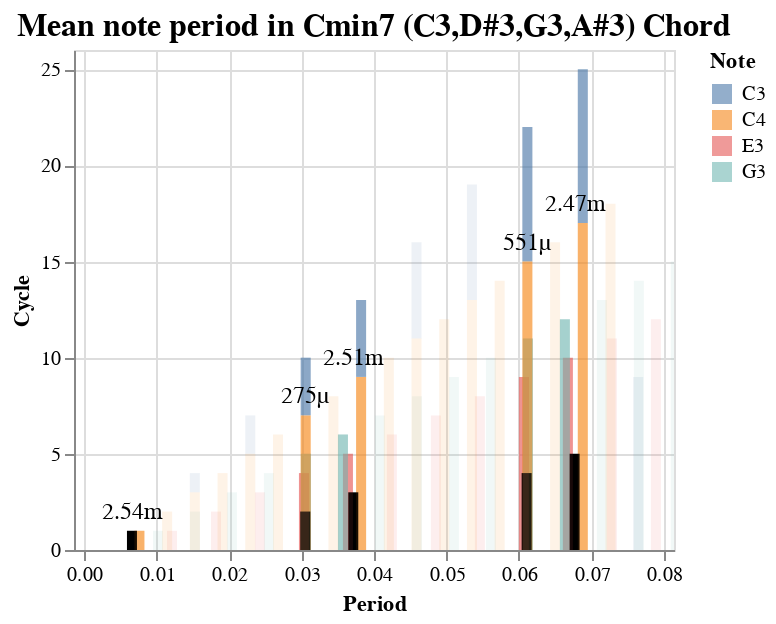

The cell this chart's notebook holds for it:
### Code cell
chart2 = alt.Chart(observable_df).mark_bar(
    color='black'
).encode(
    x=alt.X('mean_t_sub').scale(domain=[0, 0.08]),
    y=alt.Y('order'),
    
)

chart4 = alt.Chart(observable_df).mark_text(
    color='black',
    align='center',
    dy=-10,
    fontSize=12,
).encode(
    x=alt.X('mean_t_sub').scale(domain=[0, 0.08]),
    y=alt.Y('max_cycle:Q'),
    text=alt.Text('difference:Q', format='.3s', ),
    
)
(chart1+chart2+chart3+chart4).properties(
    width=300,
    height=250,
    title='Mean note period in Cmin7 (C3,D#3,G3,A#3) Chord'
    # title='Mean note period in C Major (C3,E3,G3,C4) Triad',
).configure_title(
    fontSize=16,
)

### Figure 1 — Vega-Lite specification as saved in the notebook (floating-point values rounded to 4 significant figures)
{"config": {"view": {"continuousWidth": 300, "continuousHeight": 300}, "title": {"fontSize": 16}}, "layer": [{"data": {"name": "data-e1ba1019b2bd120f8d4a67af1215f8f7"}, "mark": {"type": "bar", "opacity": 0.6}, "encoding": {"color": {"field": "note_name", "type": "nominal"}, "x": {"field": "t_values", "scale": {"domain": [0, 0.08]}, "type": "quantitative"}, "y": {"field": "cycle_or_t", "type": "quantitative"}}}, {"data": {"name": "data-91fe808a7c900151fa93513d136c00a6"}, "mark": {"type": "bar", "color": "black"}, "encoding": {"x": {"field": "mean_t_sub", "scale": {"domain": [0, 0.08]}, "type": "quantitative"}, "y": {"field": "order", "type": "quantitative"}}}, {"data": {"name": "data-203f2462fa4fcfcacd6bbd95bb231de6"}, "mark": {"type": "bar", "clip": true, "opacity": 0.1}, "encoding": {"color": {"field": "note_name", "title": "Note", "type": "nominal"}, "x": {"field": "t_values", "scale": {"domain": [0, 0.08]}, "title": "Period", "type": "quantitative"}, "y": {"field": "cycle_or_t", "title": "Cycle", "type": "quantitative"}}}, {"data": {"name": "data-91fe808a7c900151fa93513d136c00a6"}, "mark": {"type": "text", "align": "center", "color": "black", "dy": -10, "fontSize": 12}, "encoding": {"text": {"field": "difference", "format": ".3s", "type": "quantitative"}, "x": {"field": "mean_t_sub", "scale": {"domain": [0, 0.08]}, "type": "quantitative"}, "y": {"field": "max_cycle", "type": "quantitative"}}}], "height": 250, "title": "Mean note period in Cmin7 (C3,D#3,G3,A#3) Chord", "width": 300, "$schema": "https://vega.github.io/schema/vega-lite/v5.20.1.json", "datasets": {"data-e1ba1019b2bd120f8d4a67af1215f8f7": [{"note_name": "C3", "t_values": 0.03058, "cycle_or_t": 3.0, "winner_num": 1}, {"note_name": "E3", "t_values": 0.03034, "cycle_or_t": 4.0, "winner_num": 1}, {"note_name": "G3", "t_values": 0.03061, "cycle_or_t": 5.0, "winner_num": 1}, {"note_name": "C4", "t_values": 0.03058, "cycle_or_t": 7.0, "winner_num": 1}, {"note_name": "C3", "t_values": 0.06116, "cycle_or_t": 7.0, "winner_num": 2}, {"note_name": "E3", "t_values": 0.06067, "cycle_or_t": 9.0, "winner_num": 2}, {"note_name": "G3", "t_values": 0.06123, "cycle_or_t": 11.0, "winner_num": 2}, {"note_name": "C4", "t_values": 0.06116, "cycle_or_t": 15.0, "winner_num": 2}, {"note_name": "C3", "t_values": 0.0688, "cycle_or_t": 8.0, "winner_num": 3}, {"note_name": "E3", "t_values": 0.06674, "cycle_or_t": 10.0, "winner_num": 3}, {"note_name": "G3", "t_values": 0.06633, "cycle_or_t": 12.0, "winner_num": 3}, {"note_name": "C4", "t_values": 0.0688, "cycle_or_t": 17.0, "winner_num": 3}, {"note_name": "C3", "t_values": 0.03822, "cycle_or_t": 4.0, "winner_num": 4}, {"note_name": "E3", "t_values": 0.0364, "cycle_or_t": 5.0, "winner_num": 4}, {"note_name": "G3", "t_values": 0.03571, "cycle_or_t": 6.0, "winner_num": 4}, {"note_name": "C4", "t_values": 0.03822, "cycle_or_t": 9.0, "winner_num": 4}, {"note_name": "C3", "t_values": 0.007645, "cycle_or_t": 0.0, "winner_num": 5}, {"note_name": "E3", "t_values": 0.006067, "cycle_or_t": 0.0, "winner_num": 5}, {"note_name": "G3", "t_values": 0.005102, "cycle_or_t": 0.0, "winner_num": 5}, {"note_name": "C4", "t_values": 0.007645, "cycle_or_t": 1.0, "winner_num": 5}], "data-91fe808a7c900151fa93513d136c00a6": [{"t_values": [0.007645, 0.006067, 0.005102, 0.007645], "mean_t_sub": 0.006615, "indices": [0.0, 0, 0, 1.0], "difference": 0.002542, "difference_ratio": 0.3844, "order": 1, "t_value_min": 0.005102, "t_value_max": 0.007645, "max_cycle": 1.0}, {"t_values": [0.03058, 0.03034, 0.03061, 0.03058], "mean_t_sub": 0.03053, "indices": [3.0, 4, 5, 7.0], "difference": 0.0002753, "difference_ratio": 0.009019, "order": 2, "t_value_min": 0.03034, "t_value_max": 0.03061, "max_cycle": 7.0}, {"t_values": [0.03822, 0.0364, 0.03571, 0.03822], "mean_t_sub": 0.03714, "indices": [4.0, 5, 6, 9.0], "difference": 0.002508, "difference_ratio": 0.06752, "order": 3, "t_value_min": 0.03571, "t_value_max": 0.03822, "max_cycle": 9.0}, {"t_values": [0.06116, 0.06067, 0.06123, 0.06116], "mean_t_sub": 0.06105, "indices": [7.0, 9, 11, 15.0], "difference": 0.0005507, "difference_ratio": 0.009019, "order": 4, "t_value_min": 0.06067, "t_value_max": 0.06123, "max_cycle": 15.0}, {"t_values": [0.0688, 0.06674, 0.06633, 0.0688], "mean_t_sub": 0.06767, "indices": [8.0, 10, 12, 17.0], "difference": 0.002473, "difference_ratio": 0.03655, "order": 5, "t_value_min": 0.06633, "t_value_max": 0.0688, "max_cycle": 17.0}], "data-203f2462fa4fcfcacd6bbd95bb231de6": [{"cycle_or_t": 0, "note_name": "C3", "t_values": 0.007645}, {"cycle_or_t": 1, "note_name": "C3", "t_values": 0.01529}, {"cycle_or_t": 2, "note_name": "C3", "t_values": 0.02293}, {"cycle_or_t": 3, "note_name": "C3", "t_values": 0.03058}, {"cycle_or_t": 4, "note_name": "C3", "t_values": 0.03822}, {"cycle_or_t": 5, "note_name": "C3", "t_values": 0.04587}, {"cycle_or_t": 6, "note_name": "C3", "t_values": 0.05351}, {"cycle_or_t": 7, "note_name": "C3", "t_values": 0.06116}, {"cycle_or_t": 8, "note_name": "C3", "t_values": 0.0688}, {"cycle_or_t": 9, "note_name": "C3", "t_values": 0.07645}, {"cycle_or_t": 10, "note_name": "C3", "t_values": 0.08409}, {"cycle_or_t": 11, "note_name": "C3", "t_values": 0.09173}, {"cycle_or_t": 12, "note_name": "C3", "t_values": 0.09938}, {"cycle_or_t": 13, "note_name": "C3", "t_values": 0.107}, {"cycle_or_t": 14, "note_name": "C3", "t_values": 0.1147}, {"cycle_or_t": 15, "note_name": "C3", "t_values": 0.1223}, {"cycle_or_t": 16, "note_name": "C3", "t_values": 0.13}, {"cycle_or_t": 17, "note_name": "C3", "t_values": 0.1376}, {"cycle_or_t": 18, "note_name": "C3", "t_values": 0.1452}, {"cycle_or_t": 0, "note_name": "E3", "t_values": 0.006067}, {"cycle_or_t": 1, "note_name": "E3", "t_values": 0.01213}, {"cycle_or_t": 2, "note_name": "E3", "t_values": 0.0182}, {"cycle_or_t": 3, "note_name": "E3", "t_values": 0.02427}, {"cycle_or_t": 4, "note_name": "E3", "t_values": 0.03034}, {"cycle_or_t": 5, "note_name": "E3", "t_values": 0.0364}, {"cycle_or_t": 6, "note_name": "E3", "t_values": 0.04247}, {"cycle_or_t": 7, "note_name": "E3", "t_values": 0.04854}, {"cycle_or_t": 8, "note_name": "E3", "t_values": 0.05461}, {"cycle_or_t": 9, "note_name": "E3", "t_values": 0.06067}, {"cycle_or_t": 10, "note_name": "E3", "t_values": 0.06674}, {"cycle_or_t": 11, "note_name": "E3", "t_values": 0.07281}, {"cycle_or_t": 12, "note_name": "E3", "t_values": 0.07888}, {"cycle_or_t": 13, "note_name": "E3", "t_values": 0.08494}, {"cycle_or_t": 14, "note_name": "E3", "t_values": 0.09101}, {"cycle_or_t": 15, "note_name": "E3", "t_values": 0.09708}, {"cycle_or_t": 16, "note_name": "E3", "t_values": 0.1031}, {"cycle_or_t": 17, "note_name": "E3", "t_values": 0.1092}, {"cycle_or_t": 18, "note_name": "E3", "t_values": 0.1153}, {"cycle_or_t": 0, "note_name": "G3", "t_values": 0.005102}, {"cycle_or_t": 1, "note_name": "G3", "t_values": 0.0102}, {"cycle_or_t": 2, "note_name": "G3", "t_values": 0.01531}, {"cycle_or_t": 3, "note_name": "G3", "t_values": 0.02041}, {"cycle_or_t": 4, "note_name": "G3", "t_values": 0.02551}, {"cycle_or_t": 5, "note_name": "G3", "t_values": 0.03061}, {"cycle_or_t": 6, "note_name": "G3", "t_values": 0.03571}, {"cycle_or_t": 7, "note_name": "G3", "t_values": 0.04082}, {"cycle_or_t": 8, "note_name": "G3", "t_values": 0.04592}, {"cycle_or_t": 9, "note_name": "G3", "t_values": 0.05102}, {"cycle_or_t": 10, "note_name": "G3", "t_values": 0.05612}, {"cycle_or_t": 11, "note_name": "G3", "t_values": 0.06123}, {"cycle_or_t": 12, "note_name": "G3", "t_values": 0.06633}, {"cycle_or_t": 13, "note_name": "G3", "t_values": 0.07143}, {"cycle_or_t": 14, "note_name": "G3", "t_values": 0.07653}, {"cycle_or_t": 15, "note_name": "G3", "t_values": 0.08163}, {"cycle_or_t": 16, "note_name": "G3", "t_values": 0.08674}, {"cycle_or_t": 17, "note_name": "G3", "t_values": 0.09184}, {"cycle_or_t": 18, "note_name": "G3", "t_values": 0.09694}, {"cycle_or_t": 0, "note_name": "C4", "t_values": 0.003822}, {"cycle_or_t": 1, "note_name": "C4", "t_values": 0.007645}, {"cycle_or_t": 2, "note_name": "C4", "t_values": 0.01147}, {"cycle_or_t": 3, "note_name": "C4", "t_values": 0.01529}, {"cycle_or_t": 4, "note_name": "C4", "t_values": 0.01911}, {"cycle_or_t": 5, "note_name": "C4", "t_values": 0.02293}, {"cycle_or_t": 6, "note_name": "C4", "t_values": 0.02676}, {"cycle_or_t": 7, "note_name": "C4", "t_values": 0.03058}, {"cycle_or_t": 8, "note_name": "C4", "t_values": 0.0344}, {"cycle_or_t": 9, "note_name": "C4", "t_values": 0.03822}, {"cycle_or_t": 10, "note_name": "C4", "t_values": 0.04204}, {"cycle_or_t": 11, "note_name": "C4", "t_values": 0.04587}, {"cycle_or_t": 12, "note_name": "C4", "t_values": 0.04969}, {"cycle_or_t": 13, "note_name": "C4", "t_values": 0.05351}, {"cycle_or_t": 14, "note_name": "C4", "t_values": 0.05733}, {"cycle_or_t": 15, "note_name": "C4", "t_values": 0.06116}, {"cycle_or_t": 16, "note_name": "C4", "t_values": 0.06498}, {"cycle_or_t": 17, "note_name": "C4", "t_values": 0.0688}, {"cycle_or_t": 18, "note_name": "C4", "t_values": 0.07262}]}}
